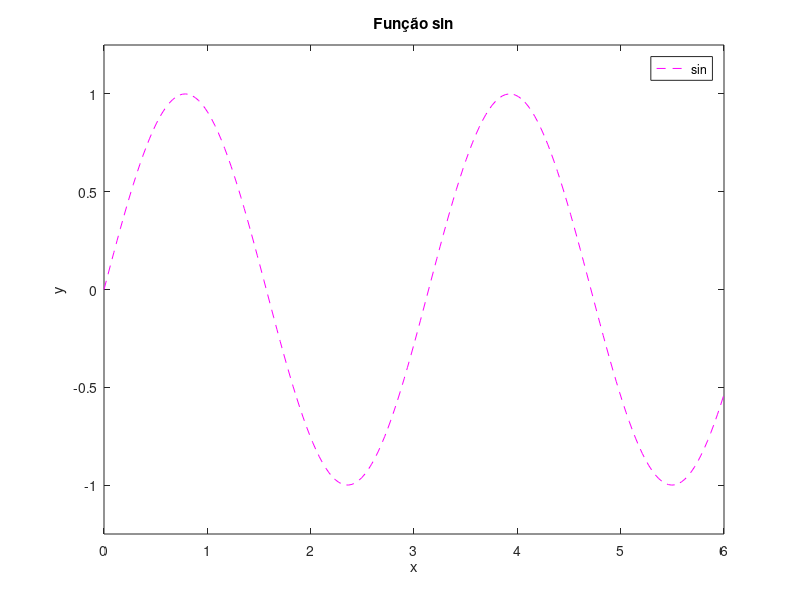

This figure's MATLAB source:
x = linspace(0, 2*pi, 200);
y = sin(2*x);
plot(x, y, 'm--');
axis([0 6 -1.25 1.25])
title('Função sin')
xlabel('x')
ylabel('y')
legend('sin')